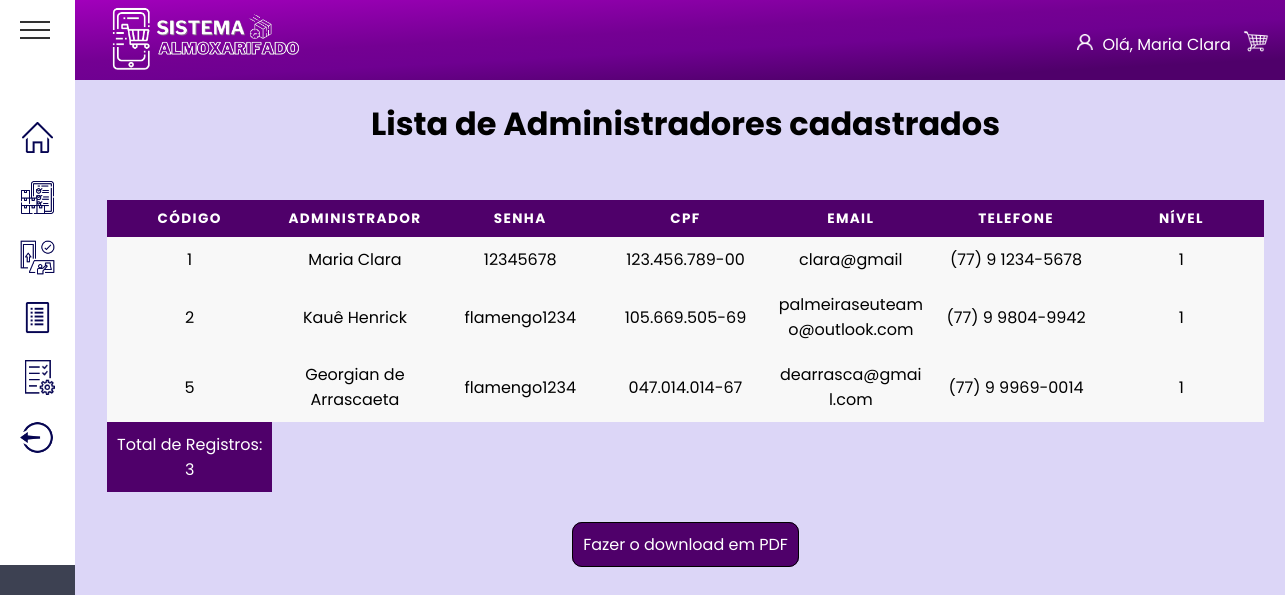
Page /View/Pages/Admin/listarAdmins.php (signed in) on the earlier database version.
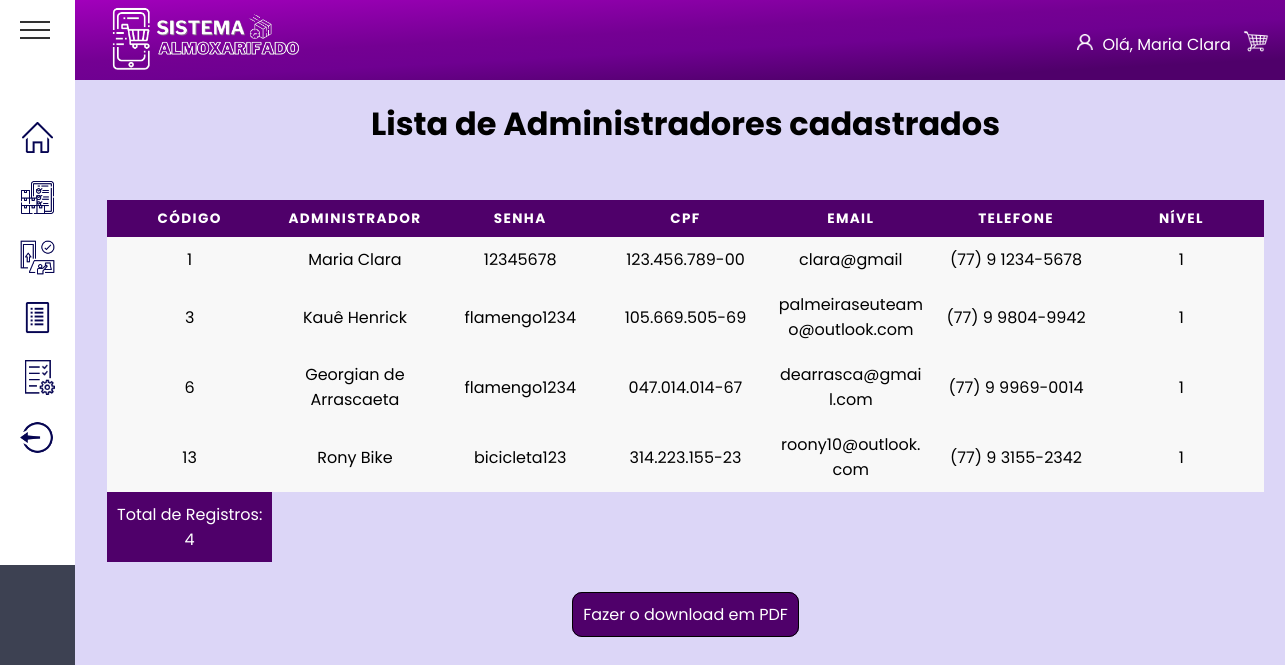
Same page on the later database version.
### tables this page shows
create table usuarios(
id_user integer auto_increment key,
nome_user varchar (30),
senha varchar(20),
cpf varchar (15) unique, 
email_user varchar (120),
telefone varchar (16),
nivel integer, 
id_area integer not null,
 foreign key (id_area) references area_depar (id_area)
);

### View/Pages/Admin/listarAdmins.php (the view, shortened to what this page needs)
<?php
include_once dirname(__DIR__, 3) . '/banco.php';
?>
<!DOCTYPE html>
<html lang="pt-BR">
<head>
    <link rel="stylesheet" href="/final_php/assets/global.css">
    <link rel="stylesheet" href="/final_php/assets/listarUser.css">
    <link rel="stylesheet" href="/final_php/assets/template.css">
</head>
<body>
    <?php include dirname(__DIR__, 3) . "/template/header.php"; ?>
    <?php include dirname(__DIR__, 3) . "/template/aside.php"; ?>
    <main class="main">
        <h1 class="title"> Lista de Administradores cadastrados</h1>
        <div class="container">
            <table rules="all">
                <thead>
                    <tr>
                        <th> Código</th>
                        <th> Administrador</th>
                        <th> Senha</th>
                        <th> CPF</th>
                        <th> Email</th>
                        <th> Telefone</th>
                        <th> Nível</th>
                    </tr>
                </thead>
                <tbody>
                    <?php
                    $sql_consulta = mysqli_query($conn, "SELECT * FROM usuarios where nivel='1'");
                    $total = mysqli_num_rows($sql_consulta);
                    while ($linhas = mysqli_fetch_array($sql_consulta)) { ?>
                        <tr>
                            <td data-label="Código"> <?= $linhas[0] ?> </td>
                            <td data-label="Usuário"> <?= $linhas[1] ?> </td>
                            <td data-label="Senha"> <?= $linhas[2] ?></td>
                            <td data-label="CPF"> <?= $linhas[3] ?></td>
                            <td data-label="E-mail"> <?= $linhas[4] ?></td>
                            <td data-label="Telefone"> <?= $linhas[5] ?></td>
                            <td data-label="Nível"> <?= $linhas[6] ?></td>
                        </tr>
                    <?php } ?>
                    <tr class="total">
                        <td>Total de Registros: <?= $total ?></td>
                    </tr>
                </tbody>
            </table>
            <div class="opcoes" style="text-align: center; margin: 40px 50px">
                <a style="border: 1px solid black; border-radius: 10px; background-color: rgb(79,0,106); padding: 10px;" href="relat_user.php">Fazer o download em PDF</a>
            </div>
    </main>
</body>
</html>

### template/header.php (shortened to what this page needs)
<header>
  <a href="/home">
    <img src="/final_php/assets/images/logo.png" alt="" />
  </a>
  <div class="details">
    <img class="iconUser" src="/final_php/assets/images/iconUser.png" alt="">
    <p style='color: white;'>Olá, <?php echo $_SESSION['username']?></p>
    <a href="/final_php/carrinho.php">
      <img class="iconCar" src="/final_php/assets/images/carrinho.png" alt="">
    </a>
  </div>
</header>

### template/aside.php (shortened to what this page needs)
<aside>
    <div class="content-aside">
        <div class="navigation">
            <div class="menu-toggle"></div>
            <ul class="list">
                <li class="list-item">
                    <a href="/final_php/View/Pages/Admin/homeAdmin.php">
                        <span class="icon">
                            <img class="iconHome" src="/final_php/assets/images/iconHome.png" alt="">
                        </span>
                        <div class="tooltip">
                        </div>
                    </a>
                </li>
                <li class="list-item">
                    <a href="/final_php/View/Pages/Admin/estoque.php">
                        <span class="icon">
                            <img class="iconInventory" src="/final_php/assets/images/iconInventory.png" alt="">
                        </span>
                        <div class="tooltip">
                        </div>
                    </a>
                </li>
                <li class="list-item">
                    <a href="/final_php/View/Pages/Admin/cadastro.php">
                        <span class="icon">
                            <img class="iconInventory" src="/final_php/assets/images/iconRegister.png" alt="">
                        </span>
                        <div class="tooltip">
                        </div>
                    </a>
                </li>
                <li class="list-item">
                    <a href="/final_php/View/Pages/Admin/listas.php">
                        <span class="icon">
                            <img class="iconInventory" src="/final_php/assets/images/iconList.png" alt="">
                        </span>
                        <div class="tooltip">
                        </div>
                    </a>
                </li>
                <li class="list-item">
                    <a href="/final_php/View/Pages/Admin/requisicoes.php">
                        <span class="icon">
                            <img class="iconInventory" src="/final_php/assets/images/iconRequirements.png" alt="">
                        </span>
                        <div class="tooltip">
                        </div>
                    </a>
                </li>
                <li class="list-item">
                    <a href="/final_php/index.html">
                        <span class="icon">
                            <img class="iconInventory" src="/final_php/assets/images/iconLogout.png" alt="">
                        </span>
                    </a>
                </li>
            </ul>
        </div>
    </div>
</aside>

### assets/global.css (style rules this page uses)
* { margin: 0; padding: 0; box-sizing: border-box; font-family: "Josefin Sans", sans-serif; }
*, button, input { border: 0; background-color: none; font-size: -apple-system, system-ui, BlinkMacSystemFont, "Segoe UI", Roboto, "Helvetica Neue", Ubuntu, Arial, sans-serif; }
a { text-decoration: none; list-style: none; color: white; }
h1 { text-align: center; }

### assets/listarUser.css (style rules this page uses)
.container { padding: 2rem; }
.title { text-align: center; padding: 20px; }
table { border-collapse: collapse; margin-left: 0%; padding: 0; width: 100%; table-layout: fixed; }
table tr { background-color: #f8f8f8; padding: 0.35em; }
table th, table td { padding: 0.625em; text-align: center; }
table th { font-size: 0.85em; letter-spacing: 0.1em; text-transform: uppercase; background-color: rgb(79, 0, 106); color: #fff; }
table td { word-wrap: break-word; }
.total td { background-color: rgb(79, 0, 106); color: #fff; }

### assets/template.css (style rules this page uses)
body { overflow: hidden; display: grid; grid-template-columns: 1fr 25fr; grid-template-rows: 80px 1fr 80px; grid-template-areas: "aside header" "aside main" "aside footer"; height: 100vh; background: #DCD6F7; }
.main { grid-area: main; overflow-y: scroll; padding: 0 4rem 0 0; }
header { display: flex; width: 100vw; grid-area: header; justify-content: space-between; padding-inline-end: 5%; align-items: center; gap: 0.3rem; background: rgb(79,0,106); background: linear-gradient(357deg, rgba(79,0,106,1) 17%, rgba(111,0,145,1) 44%, rgba(116,0,147,1) 58%, rgba(161,0,187,1) 100%); }
header img { max-width: 250px; }
.details { display: flex; align-content: center; align-items: center; gap: 0.2rem; }
.details p, .details a { margin-right: 3px; transform: translateY(15%); padding: 0; }
header img { width: 16rem; }
.iconUser { width: 1rem; height: 1rem; margin-right: 0.4em; margin-top: 0.3em; filter: invert(100%) sepia(0%) saturate(7500%) hue-rotate(132deg) brightness(117%) contrast(110%); }
.iconCar { max-width: 1.6rem; margin-right: 1.5em; filter: invert(100%) sepia(10%) saturate(7500%) hue-rotate(132deg) brightness(5000%) contrast(110%); }
.list { padding: 0; margin: 0; text-align: center; }
.list { margin-top: 1.4em; }

### template/aside.php (style rules this page uses)
* { margin: 0; padding: 0; box-sizing: border-box; font-family: 'Poppins', sans-serif; }
.content-aside { width: 100%; min-height: 100vh; background: #3d4152; }
.navigation { width: 75px; min-height: 565px; background: #fff; transition: 0.5s; display: flex; justify-content: center; align-items: center; }
.navigation .menu-toggle { position: absolute; top: 0; left: 0; width: 5rem; height: 60px; cursor: pointer; display: flex; justify-content: flex-start; align-items: center; padding: 0 20px; }
.navigation .menu-toggle::before { content: ''; position: absolute; width: 30px; height: 2px; background: #333; transform: translateY(-8px); transition: 0.5s; }
.navigation .menu-toggle::after { content: ''; position: absolute; width: 30px; height: 2px; background: #333; transform: translateY(8px); transition: 0.5s; box-shadow: 0 -8px 0 #333; }
.navigation ul { display: flex; flex-direction: column; width: 100%; }
.navigation ul li { list-style: none; padding: 0 10px; cursor: pointer; transition: 0.5s; }
.navigation ul li a { text-decoration: none; display: flex; justify-content: flex-start; align-items: center; }
.navigation ul li a .icon { position: relative; display: block; min-width: 55px; height: 55px; line-height: 60px; color: #222; border-radius: 10px; font-size: 1.75em; transition: 0.5s; }
.navigation ul li a .icon::before { content: ''; position: absolute; top: 10px; left: 0; width: 100%; height: 100%; border-radius: 10px; background: var(--color); filter: blur(8px); opacity: 0; transition: 0.5s; }
.iconInventory { width: 35px; height: 35px; }
.tooltip { position: relative; display: inline-block; }

Differences in the rows shown:
no longer on this page (row edited): usuarios: id_user "2", nome_user "Kauê Henrick", senha "flamengo1234", cpf "105.669.505-69", email_user "palmeiraseuteamo@outlook.com", telefone "(77) 9 9804-9942", nivel "1"
no longer on this page (row edited): usuarios: id_user "5", nome_user "Georgian de Arrascaeta", senha "flamengo1234", cpf "047.014.014-67", email_user "dearrasca@gmail.com", telefone "(77) 9 9969-0014", nivel "1"
now on this page (row edited): usuarios: id_user "3", nome_user "Kauê Henrick", senha "flamengo1234", cpf "105.669.505-69", email_user "palmeiraseuteamo@outlook.com", telefone "(77) 9 9804-9942", nivel "1"
now on this page (row edited): usuarios: id_user "6", nome_user "Georgian de Arrascaeta", senha "flamengo1234", cpf "047.014.014-67", email_user "dearrasca@gmail.com", telefone "(77) 9 9969-0014", nivel "1"
added usuarios: id_user "13", nome_user "Rony Bike", senha "bicicleta123", cpf "314.223.155-23", email_user "roony10@outlook.com", telefone "(77) 9 3155-2342", nivel "1"
Other differences:
$total: "3" → "4"
